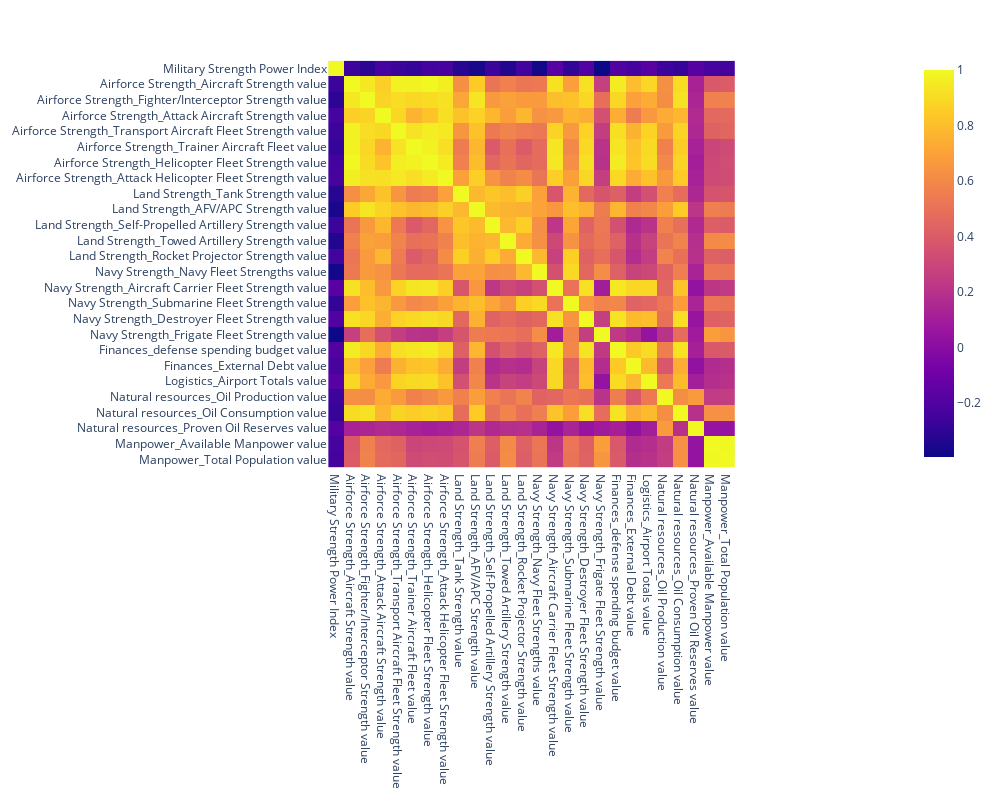

Notebook code for this chart:
### Code cell
fig = px.imshow(df.corr(), width=1000, height=800)
fig.show()

### Figure 1 — Plotly figure (JSON) as saved in the notebook; plotly's stock layout.template omitted (floating-point values rounded to 4 significant figures; data arrays with more than 128 entries replaced by an {"elided": "..."} marker saying what was removed)
{"data": [{"coloraxis": "coloraxis", "hovertemplate": "x: %{x}<br>y: %{y}<br>color: %{z}<extra></extra>", "name": "0", "type": "heatmap", "x": ["Military Strength Power Index", "Airforce Strength_Aircraft Strength value", "Airforce Strength_Fighter/Interceptor Strength value", "Airforce Strength_Attack Aircraft Strength value", "Airforce Strength_Transport Aircraft Fleet Strength value", "Airforce Strength_Trainer Aircraft Fleet value", "Airforce Strength_Helicopter Fleet Strength value", "Airforce Strength_Attack Helicopter Fleet Strength value", "Land Strength_Tank Strength value", "Land Strength_AFV/APC Strength value", "Land Strength_Self-Propelled Artillery Strength value", "Land Strength_Towed Artillery Strength value", "Land Strength_Rocket Projector Strength value", "Navy Strength_Navy Fleet Strengths value", "Navy Strength_Aircraft Carrier Fleet Strength value", "Navy Strength_Submarine Fleet Strength value", "Navy Strength_Destroyer Fleet Strength value", "Navy Strength_Frigate Fleet Strength value", "Finances_defense spending budget value", "Finances_External Debt value", "Logistics_Airport Totals value", "Natural resources_Oil Production value", "Natural resources_Oil Consumption value", "Natural resources_Proven Oil Reserves value", "Manpower_Available Manpower value", "Manpower_Total Population value"], "xaxis": "x", "y": ["Military Strength Power Index", "Airforce Strength_Aircraft Strength value", "Airforce Strength_Fighter/Interceptor Strength value", "Airforce Strength_Attack Aircraft Strength value", "Airforce Strength_Transport Aircraft Fleet Strength value", "Airforce Strength_Trainer Aircraft Fleet value", "Airforce Strength_Helicopter Fleet Strength value", "Airforce Strength_Attack Helicopter Fleet Strength value", "Land Strength_Tank Strength value", "Land Strength_AFV/APC Strength value", "Land Strength_Self-Propelled Artillery Strength value", "Land Strength_Towed Artillery Strength value", "Land Strength_Rocket Projector Strength value", "Navy Strength_Navy Fleet Strengths value", "Navy Strength_Aircraft Carrier Fleet Strength value", "Navy Strength_Submarine Fleet Strength value", "Navy Strength_Destroyer Fleet Strength value", "Navy Strength_Frigate Fleet Strength value", "Finances_defense spending budget value", "Finances_External Debt value", "Logistics_Airport Totals value", "Natural resources_Oil Production value", "Natural resources_Oil Consumption value", "Natural resources_Proven Oil Reserves value", "Manpower_Available Manpower value", "Manpower_Total Population value"], "yaxis": "y", "z": {"elided": "26x26 float values"}}], "layout": {"coloraxis": {"colorscale": [[0, "#0d0887"], [0.1111, "#46039f"], [0.2222, "#7201a8"], [0.3333, "#9c179e"], [0.4444, "#bd3786"], [0.5556, "#d8576b"], [0.6667, "#ed7953"], [0.7778, "#fb9f3a"], [0.8889, "#fdca26"], [1, "#f0f921"]]}, "height": 800, "margin": {"t": 60}, "width": 1000, "xaxis": {"anchor": "y", "constrain": "domain", "domain": [0, 1], "scaleanchor": "y"}, "yaxis": {"anchor": "x", "autorange": "reversed", "constrain": "domain", "domain": [0, 1]}}}
